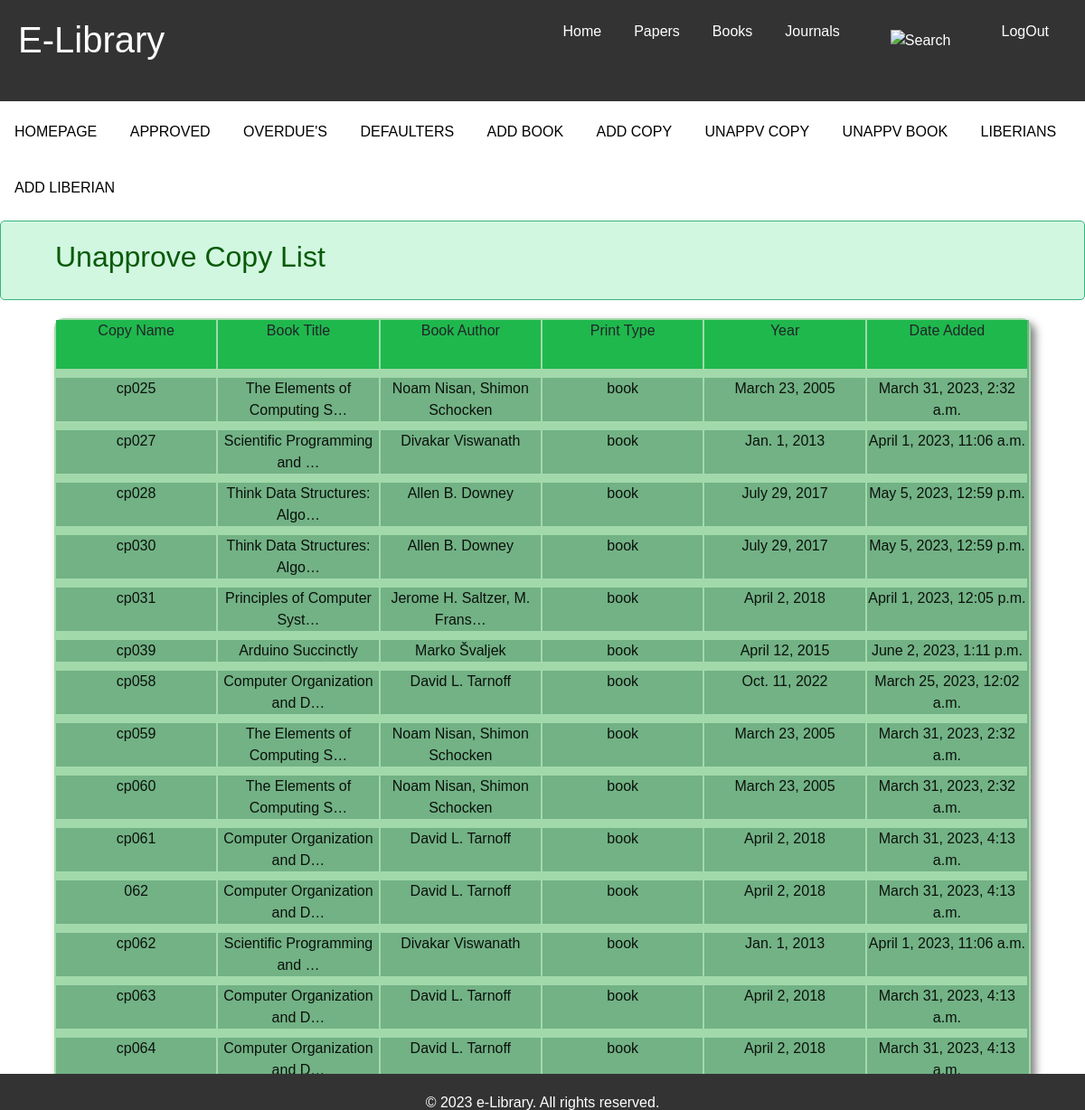
Page /approvecopylist/ (signed in) on the committed database.
### libraryhelper/models.py (models this page shows, shortened)
class Copy(models.Model):
    book = models.ForeignKey(Book, on_delete=models.CASCADE)
    copyname = models.CharField(max_length=100,unique=True)
    available = models.BooleanField(default=False,null=False)
    approve = models.BooleanField(default=False)

class Book(models.Model):
    booktitle = models.CharField(max_length=100)
    bookimg =  models.ImageField(default='./kraft-notebook-with-elastic-band-2542530__340.jpg',upload_to="elibrary/bookimages")
    authors = models.CharField(blank=True,max_length=200)
    edition = models.CharField(blank=True,max_length=100)
    booktype = models.CharField(blank=True,max_length=20)
    deptclass = models.CharField(blank=True,max_length=100)
    year = models.DateField(blank=True)
    isbn = models.CharField(blank=True,max_length=100)
    aisle = models.CharField(blank=True,max_length=100)
    description = models.TextField()
    approve = models.BooleanField(default=False)
    dateadded = models.DateTimeField(auto_now_add=True)
    pdf_available = models.BooleanField(default=True,null=False)
    pdf_file = models.FileField(blank=True, upload_to='elibrary/pdfs/')
    popular = models.IntegerField(blank=True,null=True)

### libraryhelper/views.py (the view)
# urls.py: path('approvecopylist/', views.approvecopylist, name="approvecopylist"),
@login_required
def approvecopylist(request):
    if request.method == "GET":
        unapplist = Copy.objects.filter(approve=False)
        return render(request, 'libraryhelper/approvecopylist.html',{'unapplist':unapplist})

### libraryhelper/templates/libraryhelper/approvecopylist.html (shortened to what this page needs)
{% extends "libraryhelper/bookdetail.html" %}
{% load static %}
{% block customcss %}
<link rel="stylesheet" type="text/css" href="{% static 'CSS/homepage.css' %}">
<link rel="stylesheet" href="{% static 'fontawesome-free-5.15.4-web/css/all.css' %}">
{% endblock %}
{% block slider %}
<nav class="home">
    <ul class="homeul">
        <li class="homeli"><a href="{% url 'home' %}">HOMEPAGE</a></li>
        <li class="homeli"><a href="{% url 'approve' %}">APPROVED</a></li>
        <li class="homeli"><a href="{% url 'overdue' %}">OVERDUE'S</a></li>
        <li class="homeli"><a href="{% url 'defaulters' %}">DEFAULTERS</a></li>
        <li class="homeli"><a href="{% url 'addbook' %}">ADD BOOK</a></li>
        <li class="homeli"><a href="{% url 'addcopy' %}">ADD COPY</a></li>
        <li class="homeli"><a href="{% url 'approvecopylist' %}">UNAPPV COPY</a></li>
        <li class="homeli"><a href="{% url 'approvebooklist' %}">UNAPPV BOOK</a></li>
        <li class="homeli"><a href="{% url 'liberianlist' %}">LIBERIANS</a></li>
        <li class="homeli"><a href="{% url 'addliberian' %}">ADD LIBERIAN</a></li>
    </ul>
</nav>
<div class="alert">
    <h2>Unapprove Copy List</h2>
</div>
<section>{% if unapplist.count < 1 %} <p>Book is not available</p> {% endif %}
        {% if unapplist %}
        <div class="top">
            <li>Copy Name</li>
            <li>Book Title</li>
            <li>Book Author</li>
            <li>Print Type</li>
            <li>Year</li>
            <li>Date Added</li>
        </div>
        <div class="bodi">
            {% for book in unapplist %}
            <li><a href="{% url 'approvecopy' book.id %}">{{book.copyname}}</a></li>
            <li><a href="{% url 'approvecopy' book.id %}">{{book.book.booktitle|striptags|truncatechars:28}}</a></li>
            <li><a href="{% url 'approvecopy' book.id %}">{{book.book.authors|striptags|truncatechars:28}}</a></li>
            <li><a href="{% url 'approvecopy' book.id %}">{{book.book.booktype}}</a></li>
            <li><a href="{% url 'approvecopy' book.id %}">{{book.book.year}}</a></li>
            <li><a href="{% url 'approvecopy' book.id %}">{{book.book.dateadded}}</a></li>
            {% endfor %}
        </div>
        {% endif%}
</section>
{% endblock %}

### libraryhelper/static/CSS/home.css (style rules this page uses)
* { margin: 0; padding: 0; box-sizing: border-box; }
body { font-family: Arial, sans-serif; }
nav { background-color: #333; display: inline; height: 5vh; z-index: 2; margin: auto; color: white; }
section { margin-bottom: 50px; width: 100%; }
h2 { margin-top: 0; }
ul { list-style: none; margin: 0; padding: 0; }
li { margin-bottom: 10px; }

### libraryhelper/static/CSS/homepage.css (style rules this page uses)
.home { width: 100%; background-color: #f2f2f2; }
.homeul { list-style-type: none; margin: 0; padding: 0; overflow: hidden; }
.homeli { display: inline-block; }
.homeli a { display: block; color: black; text-align: center; padding: 14px 16px; text-decoration: none; }
.alert { width: 100%; margin: 0 auto 20px auto; background-color: #d1f7e0; color: #095a08; padding: 20px; padding-left: 5%; margin-bottom: 20px; border: 1px solid #36b37e; border-radius: 5px; }
section { border: 2px solid #a2d9ab; width: 90%; display: flex; flex-direction: column; margin: 0 auto 20px auto; border-radius: 10px; background-color: #d2f2e0; box-shadow: 5px 5px 10px rgba(0, 0, 0, 0.5); justify-content: space around; }
.top, .bodi { display: flex; flex-wrap: wrap; flex-direction: row; width: 100%; justify-content: space-between; text-align: center; background-color: #a2d9ab; border-right: 2px solid #72b285; }
.top { height: 8vh; }
.top li, .bodi li { width: 16.5%; list-style: none; display: inline; }
.top li { background-color: #1fb84d; }
.bodi li { background-color: #72b285; }
a { text-decoration: None; color: #0c110c; }

### rows in the picture
Copy: copyname "cp025", book.booktitle "The Elements of Computing S…", book.authors "Noam Nisan, Shimon Schocken", book.booktype "book", book.year "March 23, 2005", book.dateadded "March 31, 2023, 2:32 a.m."
Copy: copyname "cp027", book.booktitle "Scientific Programming and …", book.authors "Divakar Viswanath", book.booktype "book", book.year "Jan. 1, 2013", book.dateadded "April 1, 2023, 11:06 a.m."
Copy: copyname "cp028", book.booktitle "Think Data Structures: Algo…", book.authors "Allen B. Downey", book.booktype "book", book.year "July 29, 2017", book.dateadded "May 5, 2023, 12:59 p.m."
Copy: copyname "cp030", book.booktitle "Think Data Structures: Algo…", book.authors "Allen B. Downey", book.booktype "book", book.year "July 29, 2017", book.dateadded "May 5, 2023, 12:59 p.m."
Copy: copyname "cp031", book.booktitle "Principles of Computer Syst…", book.authors "Jerome H. Saltzer, M. Frans…", book.booktype "book", book.year "April 2, 2018", book.dateadded "April 1, 2023, 12:05 p.m."
Copy: copyname "cp039", book.booktitle "Arduino Succinctly", book.authors "Marko Švaljek", book.booktype "book", book.year "April 12, 2015", book.dateadded "June 2, 2023, 1:11 p.m."
Copy: copyname "cp058", book.booktitle "Computer Organization and D…", book.authors "David L. Tarnoff", book.booktype "book", book.year "Oct. 11, 2022", book.dateadded "March 25, 2023, 12:02 a.m."
Copy: copyname "cp059", book.booktitle "The Elements of Computing S…", book.authors "Noam Nisan, Shimon Schocken", book.booktype "book", book.year "March 23, 2005", book.dateadded "March 31, 2023, 2:32 a.m."
Copy: copyname "cp060", book.booktitle "The Elements of Computing S…", book.authors "Noam Nisan, Shimon Schocken", book.booktype "book", book.year "March 23, 2005", book.dateadded "March 31, 2023, 2:32 a.m."
Copy: copyname "cp061", book.booktitle "Computer Organization and D…", book.authors "David L. Tarnoff", book.booktype "book", book.year "April 2, 2018", book.dateadded "March 31, 2023, 4:13 a.m."
Copy: copyname "062", book.booktitle "Computer Organization and D…", book.authors "David L. Tarnoff", book.booktype "book", book.year "April 2, 2018", book.dateadded "March 31, 2023, 4:13 a.m."
Copy: copyname "cp062", book.booktitle "Scientific Programming and …", book.authors "Divakar Viswanath", book.booktype "book", book.year "Jan. 1, 2013", book.dateadded "April 1, 2023, 11:06 a.m."
Copy: copyname "cp063", book.booktitle "Computer Organization and D…", book.authors "David L. Tarnoff", book.booktype "book", book.year "April 2, 2018", book.dateadded "March 31, 2023, 4:13 a.m."
Copy: copyname "cp064", book.booktitle "Computer Organization and D…", book.authors "David L. Tarnoff", book.booktype "book", book.year "April 2, 2018", book.dateadded "March 31, 2023, 4:13 a.m."
